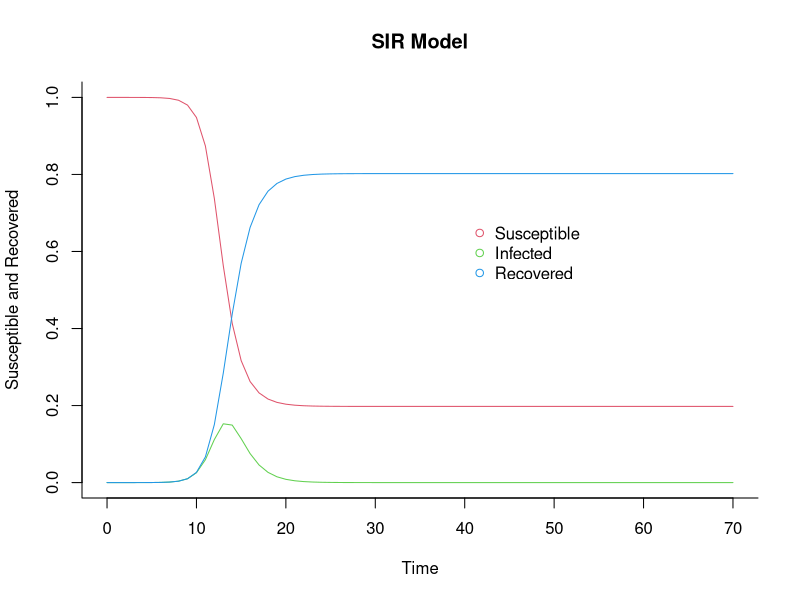
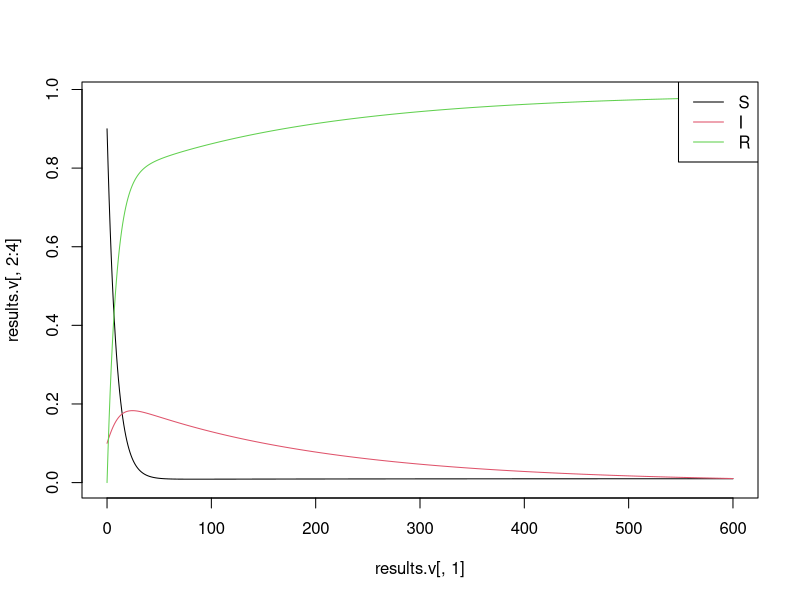

The R source for these figures, in order:
# infectious disease modeling --------------------------------------------------

library(deSolve)

# create an SIR function
sir <- function(time, state, parameters) {
  
  with(as.list(c(state, parameters)), {
    
    dS <- -beta * S * I
    dI <-  beta * S * I - gamma * I
    dR <-                 gamma * I
    
    return(list(c(dS, dI, dR)))
  })
}

# set parameters -----
# proportion in each compartment: susceptible, infected, recovered 
init <- c(S = 1-1e-6, I = 1e-6, R = 0.0)
# beta and gamma infection and recovery parameter
parameters <- c(beta = 2, gamma = 0.99)
# time of the model
times <- seq(0, 70, by = 1)

# solve using ode (Ordinary Differential Equations) -----
out <- ode(y = init, times = times, func = sir, parms = parameters)
# change to data frame
out <- as.data.frame(out)
# delete time variable
out$time <- NULL

# plot
matplot(x = times, y = out, type = "l",
        xlab = "Time", ylab = "Susceptible and Recovered", main = "SIR Model",
        lwd = 1, lty = 1, bty = "l", col = 2:4)
legend(40, 0.7, c("Susceptible", "Infected", "Recovered"), 
       pch = 1, col = 2:4, bty = "n")

# modeling with vaccination ----------------------------------------------------

epi203v <- function(pars){
  
  ## NOTICE that this includes a new parameter "vaccination"
  
  ## Show parameters
  print(pars) 
  
  ## Additional parameters
  times <- seq(from = 0, to = 600, by = 1)
  yinit <- c(Susc=0.9, Infected=0.1, Recovered=0)  
  
  ## SIR model with vaccination (vaccine takes people from the Susceptible and put them in the Recovered)
  SIR_model <- function(times,yinit,pars){
    
    with(as.list(c(yinit,pars)), {
      
      dSusc      <- birth - beta*Infected*Susc                     - vaccination*Susc - death*Susc
      dInfected  <-         beta*Infected*Susc - recovery*Infected                    - death*Infected
      dRecovered <-                              recovery*Infected + vaccination*Susc - death*Recovered
      
      return(list(c(dSusc, dInfected, dRecovered)))}) 
    
  }
  
# run the ode solver for the function specified (function defined above is used)
# return the value of each compartment (Susc, Infected, Recovered) for each time step.
  results <- ode(func = SIR_model,times = times,y = yinit,parms = pars)
  results <- as.data.frame(results)
  
  return(results)
}


test.pars.v <- c(beta = 0.1, recovery = 0.005, death = 0.001, 
                 birth = 0.001, vaccination = 0.1)
results.v   <- epi203v(test.pars.v)

# plot
matplot(x = results.v[,1], y = results.v[,2:4], type = "l", lty = 1)
legend("topright", col = 1:3, legend = c("S", "I", "R"), lwd = 1)
